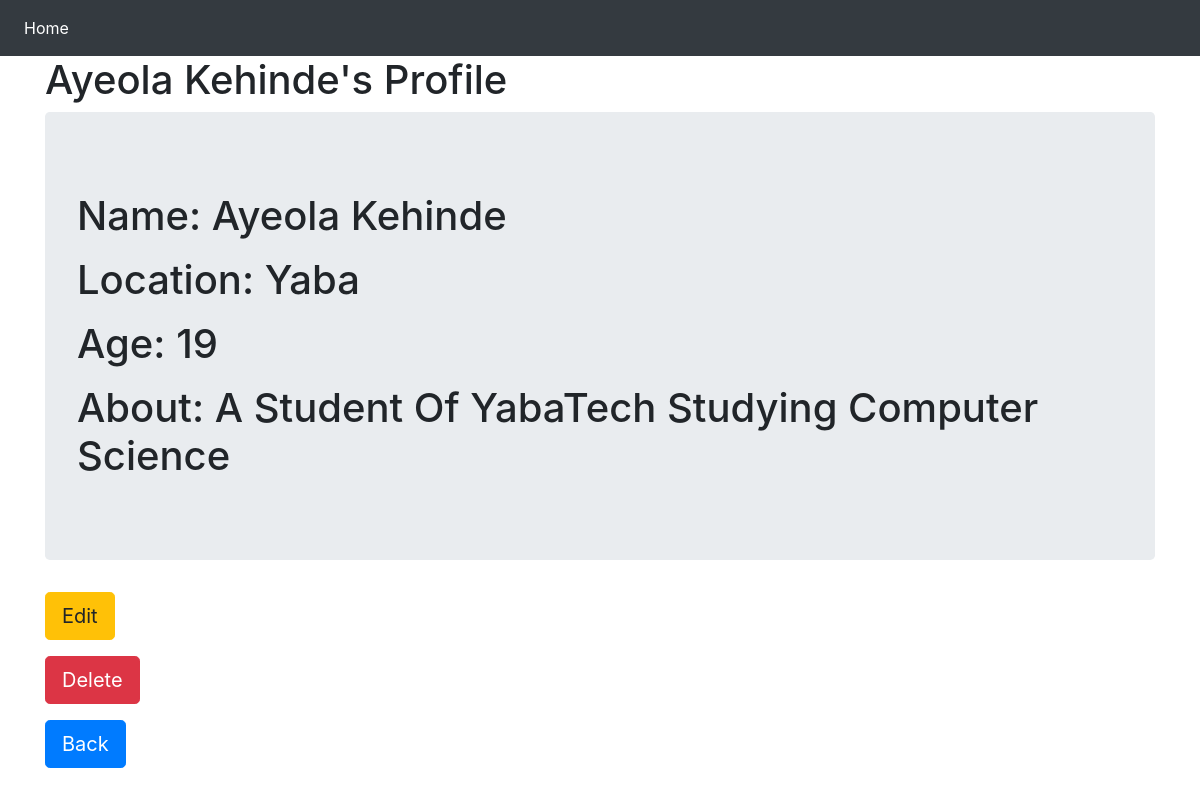
The page /detail/2/ on the database as committed earlier.
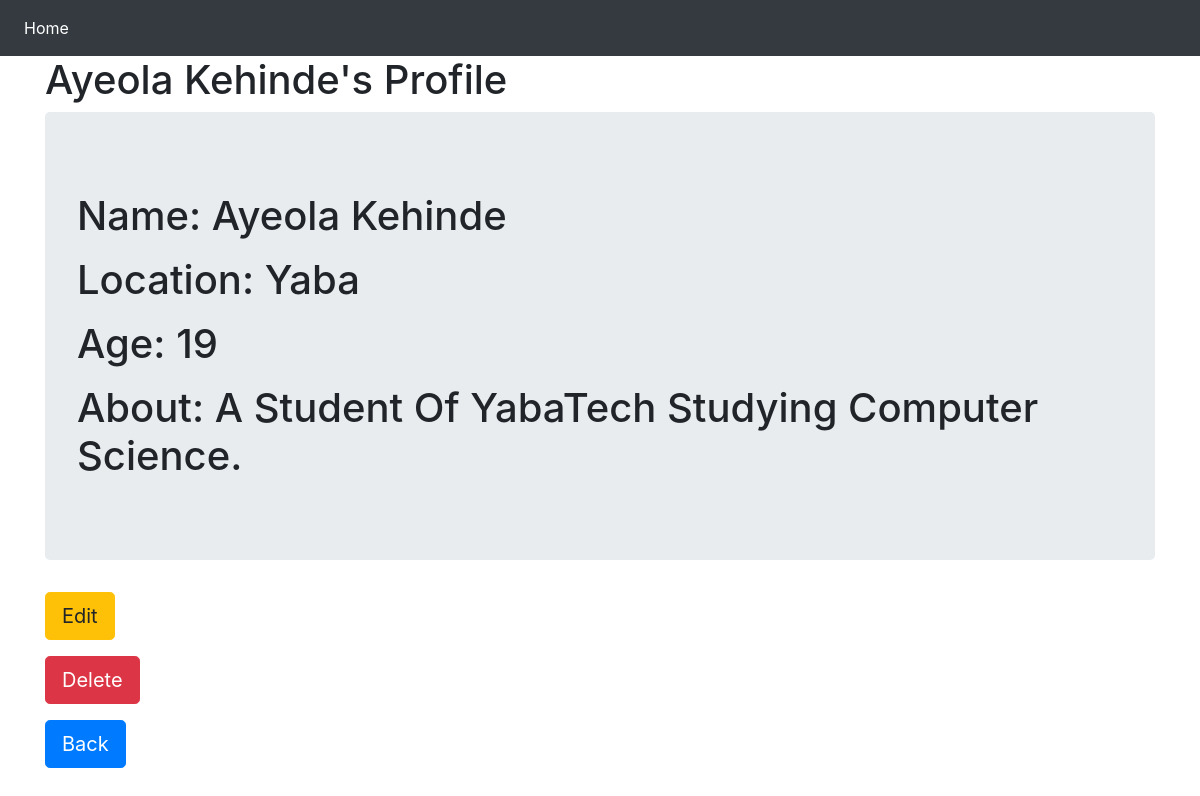
The same page on the database as committed later.
### basic_app/models.py (models this page shows, shortened)
class Profile(models.Model):
	name =  models.CharField(max_length=123, null=True)
	location = models.CharField(max_length=123, null=True)
	age = models.PositiveIntegerField()
	text_field = models.TextField()

### basic_app/views.py (the view)
# urls.py: path('detail/<int:pk>/', views.ProfileDetail.as_view(), name='detail'),
class ProfileDetail(DetailView):
	model = Profile

### basic_app/templates/basic_app/profile_detail.html
{% extends 'basic_app/base.html' %}
{% block content %}
<h1>{{profile.name}}'s Profile</h1>
<div class="jumbotron">
		<p><h1>Name: {{profile.name}}</h1></p>
		<p><h1>Location: {{profile.location}}</h1></p>
		<p><h1>Age: {{profile.age}}</h1></p>
		<p><h1>About: {{profile.text_field}}</h1></p>
</div>
<p>
	<a class="btn btn-warning btn-lg" href="{% url 'basic_app:update' profile.id %}">Edit</a>
</p>
<p>
	<a class="btn btn-danger btn-lg" href="{% url 'basic_app:delete' profile.id %}">Delete</a>
</p>
<p>
	<a class="btn btn-primary btn-lg" href="{% url 'basic_app:list' %}">Back</a>
</p>
{% endblock content %}

### basic_app/templates/basic_app/base.html (shortened to what this page needs)
{% load static %}
<!DOCTYPE html>
<html lang="en">
<head>
 <link rel="stylesheet" type="text/css" href="{% static '/bootstrap/css/bootstrap.min.css' %}">
</head>
<body>
<nav class="navbar navbar-expand-lg navbar-dark bg-dark">
  <div class="collapse navbar-collapse" id="navbarNav">
    <ul class="navbar-nav">
      <li class="nav-item active">
        <a class="nav-link" href="{% url 'basic_app:index' %}">Home</a>
      </li>
    </ul>
  </div>
</nav>
<div class="container">
{% block content %}
{% endblock content %}
</div>
</body>
</html>

Rows that differ between the two databases and show on the page:
changed Profile "Ayeola Kehinde": text_field "A Student Of YabaTech Studying Computer Science" → "A Student Of YabaTech Studying Computer Science."
